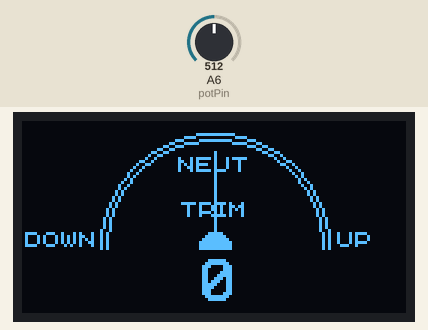
Simulated run of this sketch. Board: Arduino Nano, built with avr-gcc and run on an emulated ATmega328P. On the bench: 128×64 one-colour display. The inputs (shaded band) are chosen by the test bench; at power-on: A6 (potPin) = 512. What the sketch prints to the serial monitor is not drawn.

Above: at 1.2 s.
1.3 s: A6 (potPin) set to 716
At 2.2 s:
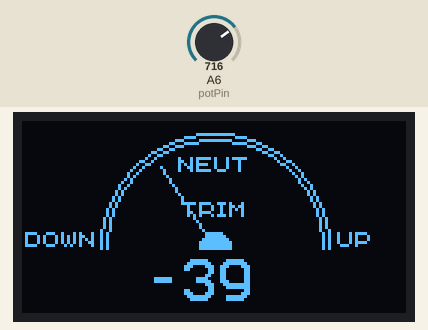
3.1 s: A6 (potPin) set to 900
At 4.3 s:
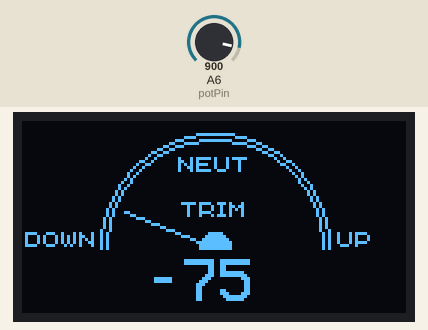
4.9 s: A6 (potPin) set to 1023
At 6.4 s:
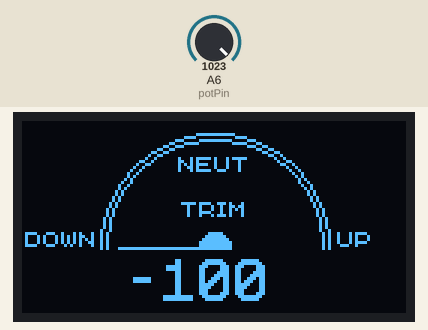
Timing chart, 0 to 7.9 s (numbered marks = the images above; inputs shaded):
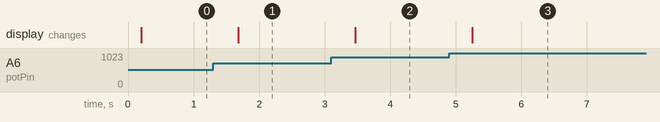

The sketch:

arduinoElevatorTrimOLED.ino
```cpp
// (licence header left out)
#include <U8glib.h>
U8GLIB_SSD1306_128X64 u8g(U8G_I2C_OPT_NONE|U8G_I2C_OPT_DEV_0);  // I2C / TWI

int xmax = 128;
int ymax = 64;
int xcenter = xmax/2;
int ycenter = ymax/2+10;
int arc = ymax/2;
int angle = 0;
char* label = "TRIM";
int labelXpos = 53;
int p, w, m;
u8g_uint_t xx = 0;
int const potPin = A6;
float potVal;

// Customized function
void gauge(uint8_t angle) {

  // draw border of the gauge
  u8g.drawCircle(xcenter,ycenter,arc+6, U8G_DRAW_UPPER_RIGHT);
  u8g.drawCircle(xcenter,ycenter,arc+4, U8G_DRAW_UPPER_RIGHT);
  u8g.drawCircle(xcenter,ycenter,arc+6, U8G_DRAW_UPPER_LEFT);
  u8g.drawCircle(xcenter,ycenter,arc+4, U8G_DRAW_UPPER_LEFT);

  // draw the needle
  float x1 = sin(2*angle*2*3.14/360);
  float y1 = cos(2*angle*2*3.14/360);
  u8g.drawLine(xcenter, ycenter, xcenter+arc*x1, ycenter-arc*y1);
  u8g.drawDisc(xcenter, ycenter, 5, U8G_DRAW_UPPER_LEFT);
  u8g.drawDisc(xcenter, ycenter, 5, U8G_DRAW_UPPER_RIGHT);
  u8g.setFont(u8g_font_chikita);

  // show scale labels
//  u8g.drawStr( 10, 42, "-1.0");
//  u8g.drawStr( 19, 14, "-0.5");
//  u8g.drawStr( 63, 14, "0");
//  u8g.drawStr( 92, 14, "0.5");
//  u8g.drawStr( 105, 42, "1.0");
  u8g.drawStr( 1, 42, "DOWN");
  u8g.drawStr( 52, 17 , "NEUT");
  u8g.drawStr( 105, 42, "UP");

  // show gauge label
  u8g.setPrintPos(labelXpos,32);
  u8g.print(label);
  // show digital value and align its position
  u8g.setFont(u8g_font_profont22);

  if (w >= 99) {
    u8g.setPrintPos(47,60);
  }
  if (w >= 10 && w < 99) {
    u8g.setPrintPos(54,60);
  }
  if (w >= 0 && w < 9) {
    u8g.setPrintPos(60,60);
  }
  if (w >= -9 && w < 0) {
    u8g.setPrintPos(48,60);
  }
  if (w >= -99 && w < -9) {
    u8g.setPrintPos(42,60);
  }
  if (w < -99) {
    u8g.setPrintPos(35,60);
  }
  u8g.print(w);
}

void setup() {
  Serial.begin(9600);

  u8g.setFont(u8g_font_chikita);
  u8g.setColorIndex(1);
  // assign default color value
  if ( u8g.getMode() == U8G_MODE_R3G3B2 ) {
    u8g.setColorIndex(255);
  }
  else if ( u8g.getMode() == U8G_MODE_GRAY2BIT ) {
    u8g.setColorIndex(3);
  }
  else if ( u8g.getMode() == U8G_MODE_BW ) {
    u8g.setColorIndex(1);
  }
  else if ( u8g.getMode() == U8G_MODE_HICOLOR ) {
    u8g.setHiColorByRGB(255,255,255);
  }
}

void loop() {
  potVal = analogRead(potPin);
  potVal = (potVal - 512.0)/512.0;
  Serial.print(potVal);
  Serial.print("\n");

  // p is the same as potVal, but it is an integer
  p = analogRead(potPin);
  w = map(p,0,1023,100,-100);
  m = map(p,0,1023,90,0);
  // show needle and dial
  xx = m;
  if (xx < 45){
    xx = xx + 135;
  }
  else {
    xx = xx - 45;
  }
  // picture loop
  {
    u8g.firstPage();
    do {
      gauge(xx);
    }
    while( u8g.nextPage() );
  }

  delay(10);
}
```

Measured:
- after the input at 1.3 s, the display: changes after 0.38 s (image 1)
- after the input at 3.1 s, the display: changes after 0.37 s (image 2)
- after the input at 4.9 s, the display: changes after 0.35 s (image 3)
